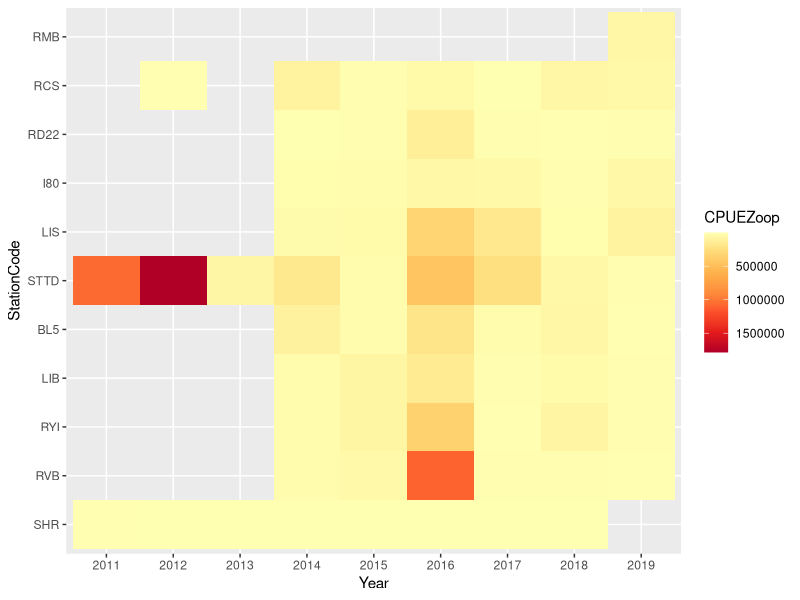
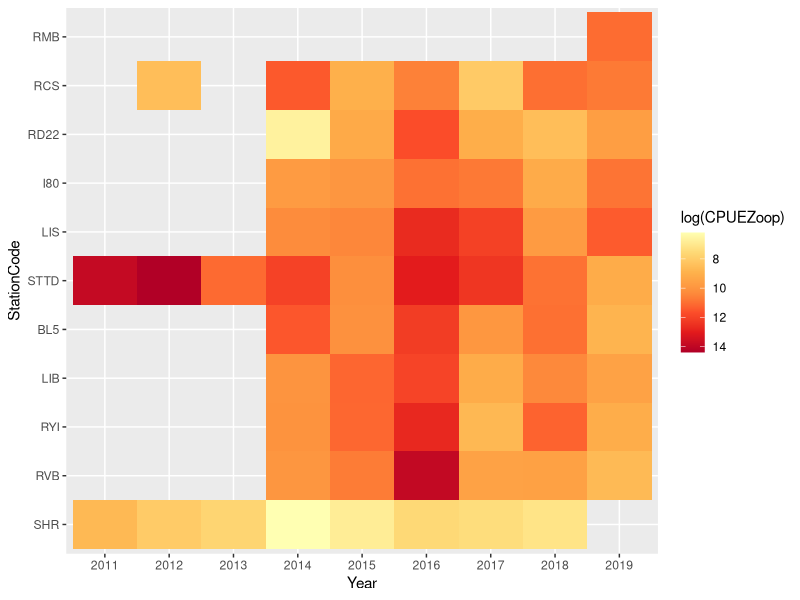
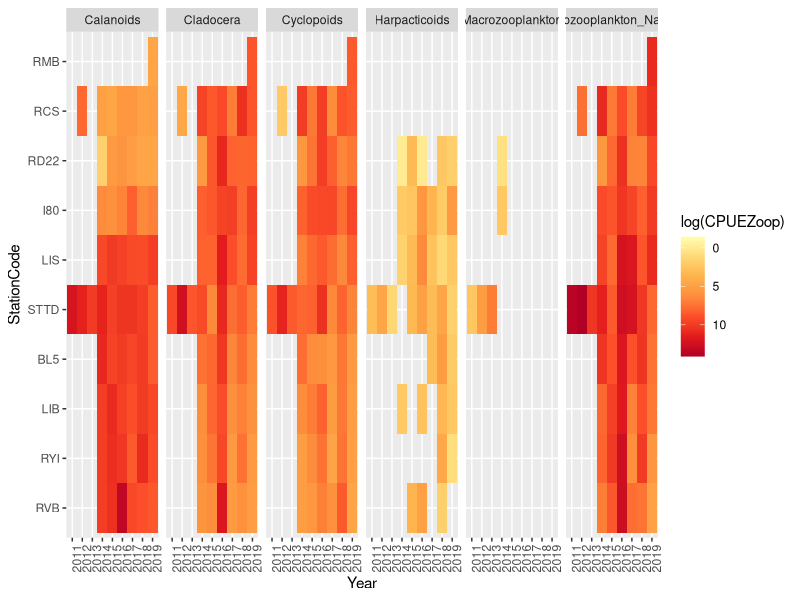
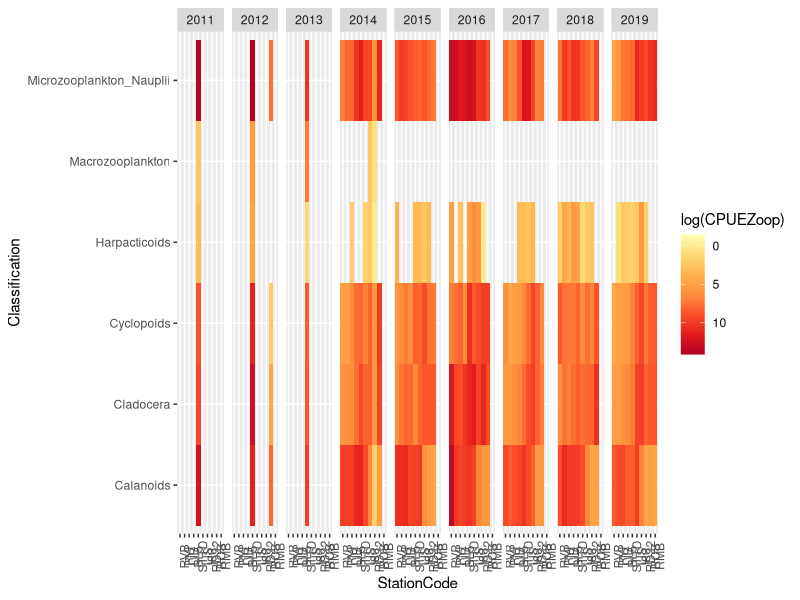
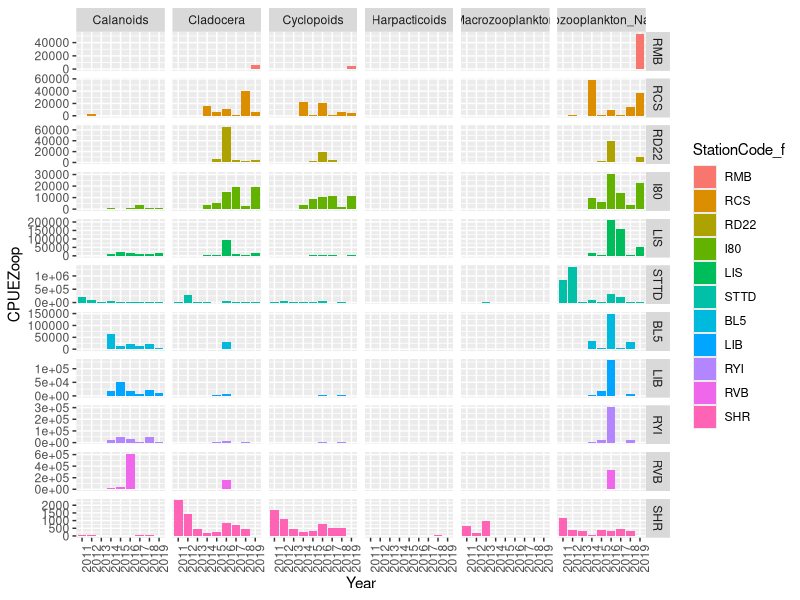
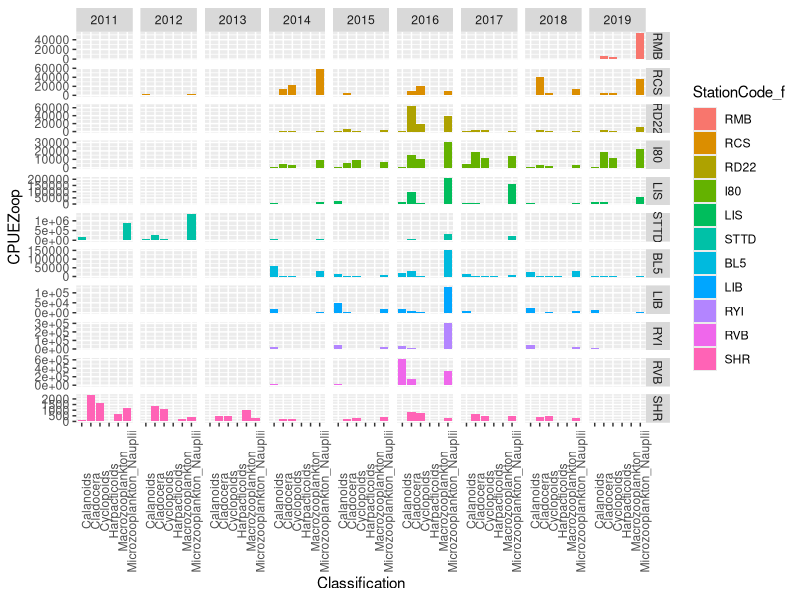
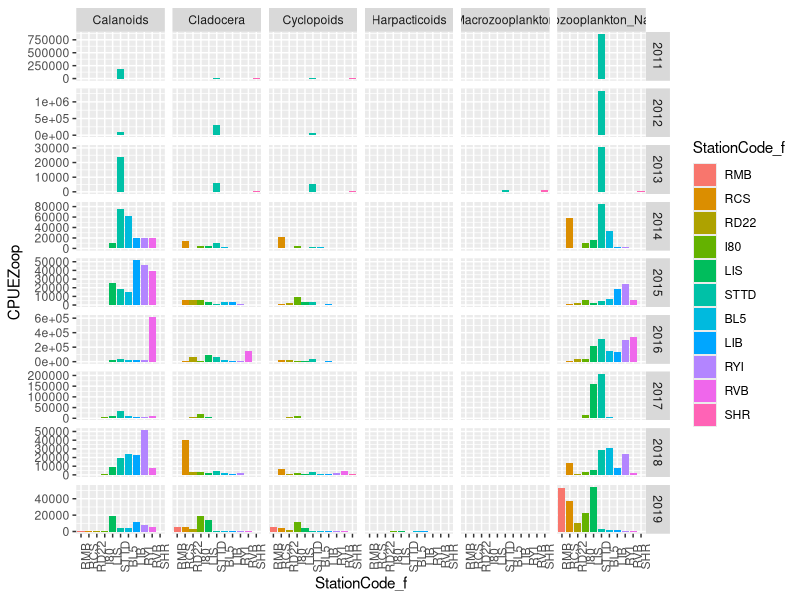
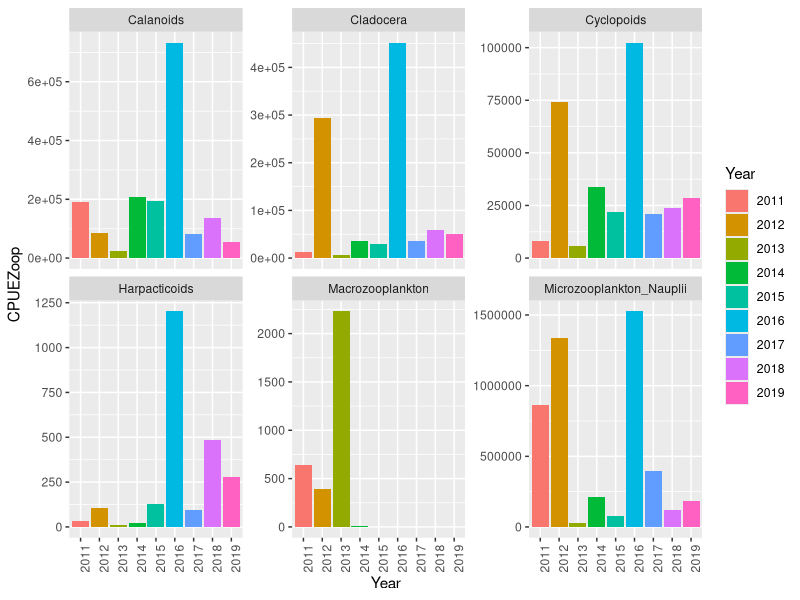

Reproduce these figures in R, in order. (Note: this script raises an error after producing the figures.)
## ---- chunk 1
library(readr)
library(lubridate)
library(dplyr)
library(tidyr)
library(ggplot2)
library(RColorBrewer)
library(hms)

setwd("C:/Users/mbedwell/OneDrive - California Department of Water Resources/info for studies/Fall Flow Study/synthesis/zoop")
#zoop <- read.csv("LT_zoop_RAW.csv", header = TRUE) old table input with 50 um data
zoop <- read.csv("LT_RAW_ZoopThru2018_20200825.csv", header = TRUE)


#need to add in 2019 zoop counts to 2011-2018 zoop data file. need to add taxonomy first
#read in 2019 data from the 2019 NDFA report analysis
zoop_2019 <- read.csv("NDFA_2019_zoop_CPUE_allsites_alldates.csv", header = TRUE, stringsAsFactors = FALSE)


#remove random X and X.1 columns
zoop_2019$X <- NULL
zoop_2019$X.1 <- NULL


#read in taxonomy table from Cat in order to add in matching taxonomic structure
zoop_taxa <- read.csv("YB_TaxonomyTable.csv", header = TRUE, stringsAsFactors = FALSE)


#change classification so they match between zoop_2019 and zoop_taxa table
zoop_taxa$Classification[zoop_taxa$Classification == 'Microzooplankton & Nauplii'] <- 'Microzooplankton_Nauplii'


#change some spellings on the 2019 zoop table to match the taxonomy table
zoop_2019$Organism[zoop_2019$Organism == 'Calanoid copepodid'] <-'Calanoid copepodids'
zoop_2019$Organism[zoop_2019$Organism == 'Pseudochydorus'] <-'Pseudochydorus sp.'
zoop_2019$Organism[zoop_2019$Organism == 'Skistodiaptomus pallidus'] <-'Skistodiaptomus pallidus adult'
zoop_2019$Organism[zoop_2019$Organism == 'Eucyclops'] <-'Eucyclops spp.'
zoop_2019$Organism[zoop_2019$Organism == 'Eucyclops sp.'] <-'Eucyclops spp.'
zoop_2019$Organism[zoop_2019$Organism == 'Ergasilus'] <-'Ergasilus sp.'
zoop_2019$Organism[zoop_2019$Organism == 'Pseudodiaptomus adult'] <-'Pseudodiaptomus spp.'
zoop_2019$Organism[zoop_2019$Organism == 'Barnacles nauplii'] <-'Barnacles'
zoop_2019$Organism[zoop_2019$Organism == 'Paracyclops sp.'] <-'Paracyclops spp.'
zoop_2019$Organism[zoop_2019$Organism == 'Paracyclops'] <-'Paracyclops spp.'
zoop_2019$Organism[zoop_2019$Organism == 'Tropocyclops prasinus mexicanus'] <-'Tropocyclops prasinus'
zoop_2019$Organism[zoop_2019$Organism == 'Arcotdiaptomus dorsalis'] <-'Arctodiaptomus dorsalis'
zoop_2019$Organism[zoop_2019$Organism == 'Arcodiaptomus dorsalis'] <-'Arctodiaptomus dorsalis'

#join zoop_2019 table with zoop_taxa table using Classification and Organism 
#first make Classification and Organism factors
zoop_taxa$Classification <- as.factor(zoop_taxa$Classification)
zoop_taxa$Organism <- as.factor(zoop_taxa$Organism)

#now combine 2 tables together using left join
zoop_2019_taxa <- left_join(zoop_2019, zoop_taxa, by = c("Classification", "Organism"))

#combine zoop 2019 taxa table with 2019 discret WQ measurements
#read in file
WQ_2019 <- read.csv("2019_NDFA_physical data.csv", stringsAsFactors = FALSE)

#TMF: convert DateTime to POSIX
# Convert dates and times into POSIXct-compliant values
# Edit time for 2019-10-02 09:17:00	
# to allow joining with zoop data
WQ_2019 <- WQ_2019 %>% unite(DateTime, c("Date","Time"), sep = " ")
#create datetime column to combine together date and time
WQ_2019$DateTime <- gsub("10/2/2019 9:25","10/2/2019 9:17",WQ_2019$DateTime) 
WQ_2019$DateTime <- as.POSIXct(WQ_2019$DateTime, format = c("%m/%d/%Y %H:%M"))


#change column headings to match
colnames(WQ_2019)[colnames(WQ_2019) == 'Station Code'] <- 'Station.Code'

#reformat time. get rid of time seconds in zoop_2019_taxa table because it seems to be keeping tables from joining. 
zoop_2019_taxa <- zoop_2019_taxa %>% unite(DateTime, c("Date","Time"), sep = " ")
zoop_2019_taxa$DateTime <- as.POSIXct(zoop_2019_taxa$DateTime, format = c("%m/%d/%Y %H:%M:%OS"))

#get rid of duplicate sites form zoop 2019 taxa table
#remove duplicate sites
zoop_2019_taxa <- zoop_2019_taxa[zoop_2019_taxa$Station.Code %in% c("BL5", "I80", "LIB", "LIS", "RCS", "RD22", "RMB", "RVB", "RYI", "STTD"),]

#combine tables
zoop_2019_taxa_WQ <- left_join(zoop_2019_taxa, WQ_2019, by = c('Station.Code', 'DateTime'))

#changing zoop_2019_taxa_WQ column headings to match FASTR format
colnames(zoop_2019_taxa_WQ)[colnames(zoop_2019_taxa_WQ) == 'Station.Code'] <- 'StationCode'
colnames(zoop_2019_taxa_WQ)[colnames(zoop_2019_taxa_WQ) == 'SecchiDiskDepth'] <- 'Secchi'
colnames(zoop_2019_taxa_WQ)[colnames(zoop_2019_taxa_WQ) == 'CPUE'] <- 'CPUEZoop'
colnames(zoop_2019_taxa_WQ)[colnames(zoop_2019_taxa_WQ) == 'WaterTemperature'] <- 'WaterTemp'

#parse out Date, Year, Month, Time
zoop_2019_taxa_WQ$Year <- format(as.POSIXct(zoop_2019_taxa_WQ$DateTime, format = "%m/%d/%Y %H:%M:%OS"), "%Y")
zoop_2019_taxa_WQ$Date <- format(as.POSIXct(zoop_2019_taxa_WQ$DateTime, format = "%m/%d/%Y %H:%M:%OS"), "%Y-%m-%d")
zoop_2019_taxa_WQ$Month <- format(as.POSIXct(zoop_2019_taxa_WQ$DateTime, format = "%m/%d/%Y %H:%M:%OS"), "%m")
zoop_2019_taxa_WQ$Time <- format(as.POSIXct(zoop_2019_taxa_WQ$DateTime, format = "%m/%d/%Y %H:%M:%OS"), "%H:%M:%OS")

#remove kingdom column so it matches zoop table
zoop_2019_taxa_WQ$Kingdom <- NULL
## ---- chunk 2
#make Date column a date
zoop$Date <- format(as.Date(zoop$Date, format = "%m/%d/%Y"), "%Y-%m-%d")

#remove columns that don't match from zoop
zoop$ConditionCode <- NULL
zoop$FieldComments <- NULL
zoop$Flowdiff <- NULL
zoop$LabComments <- NULL
zoop$MonthAbb <- NULL
zoop$SetTime <- NULL
zoop$Tide <- NULL
zoop$WeatherCode <- NULL
zoop$X <- NULL
zoop$PhysicalDataID <- NULL

#change CPUE column name in zoop table to match zoop 2019
colnames(zoop)[colnames(zoop) == 'CPUE'] <- 'CPUEZoop'

#limit each flow action by dates
#2011 
zoop_2011 <- zoop[zoop$Date>="2011-07-23" & zoop$Date<="2011-11-24", ]
#2012
zoop_2012 <- zoop[zoop$Date>="2012-07-26" & zoop$Date<="2012-11-02", ]
#2013
zoop_2013 <- zoop[zoop$Date>="2013-07-22" & zoop$Date<="2013-11-02", ]
#2014
zoop_2014 <- zoop[zoop$Date>="2014-08-09" & zoop$Date<="2014-10-23", ]
#2015
zoop_2015 <- zoop[zoop$Date>="2015-07-21" & zoop$Date<="2015-11-01", ]
#2016
zoop_2016 <- zoop[zoop$Date>="2016-06-14" & zoop$Date<="2016-09-01", ]
#2017
zoop_2017 <- zoop[zoop$Date>="2017-07-29" & zoop$Date<="2017-10-18", ]
#2018
zoop_2018 <- zoop[zoop$Date>="2018-07-28" & zoop$Date<="2018-10-26", ]

#change designations in table
zoop_2019_taxa_WQ$Month <-as.integer(zoop_2019_taxa_WQ$Month)
zoop_2019_taxa_WQ$Time <-as.factor(zoop_2019_taxa_WQ$Time)
zoop_2019_taxa_WQ$DateTime <-as.factor(zoop_2019_taxa_WQ$DateTime)
zoop_2019_taxa_WQ$EC <-as.numeric(zoop_2019_taxa_WQ$EC)
zoop_2019_taxa_WQ$SpCnd <-as.numeric(zoop_2019_taxa_WQ$SpCnd)
zoop_2019_taxa_WQ$FlowMeterSpeed <-as.factor(zoop_2019_taxa_WQ$FlowMeterSpeed)
zoop_2019_taxa_WQ$Phylum <-as.factor(zoop_2019_taxa_WQ$Phylum)
zoop_2019_taxa_WQ$Subphylum <-as.factor(zoop_2019_taxa_WQ$Subphylum)
zoop_2019_taxa_WQ$Class <-as.factor(zoop_2019_taxa_WQ$Class)
zoop_2019_taxa_WQ$Infraclass <-as.factor(zoop_2019_taxa_WQ$Infraclass)
zoop_2019_taxa_WQ$Superorder <-as.factor(zoop_2019_taxa_WQ$Superorder)
zoop_2019_taxa_WQ$Order <-as.factor(zoop_2019_taxa_WQ$Order)
zoop_2019_taxa_WQ$Suborder<-as.factor(zoop_2019_taxa_WQ$Suborder)
zoop_2019_taxa_WQ$Infraorder <-as.factor(zoop_2019_taxa_WQ$Infraorder)
zoop_2019_taxa_WQ$Superfamily <-as.factor(zoop_2019_taxa_WQ$Superfamily)
zoop_2019_taxa_WQ$Family <-as.factor(zoop_2019_taxa_WQ$Family)
zoop_2019_taxa_WQ$Genus <-as.factor(zoop_2019_taxa_WQ$Genus)
zoop_2019_taxa_WQ$Species <-as.factor(zoop_2019_taxa_WQ$Species)
zoop_2019_taxa_WQ$TaxonName <-as.factor(zoop_2019_taxa_WQ$TaxonName)
zoop_2019_taxa_WQ$TaxonRank <-as.factor(zoop_2019_taxa_WQ$TaxonRank)
zoop_2019_taxa_WQ$LifeStage <-as.factor(zoop_2019_taxa_WQ$LifeStage)
zoop_2019_taxa_WQ$CommonName <-as.factor(zoop_2019_taxa_WQ$CommonName)


#Merge all files back together

zoop_NDFA <- rbind(zoop_2011, zoop_2012, zoop_2013, zoop_2014, zoop_2015, zoop_2016, zoop_2017, zoop_2018, zoop_2019_taxa_WQ)

#fixing CPUE values that are NA
#remove rows where classification is missing
zoop_NDFA <- filter(zoop_NDFA, Classification !="NA")
#replace subsamples = NA with 1
zoop_NDFA$Subsample[is.na(zoop_NDFA$Subsample)] <- 1 
#replace one missing count with 13 (checked and confirmed in raw data 2016 folder: 20160907 YB Zooplankton ID Data Sheet- SAMPLES 33-51 EXPEDITED)
zoop_NDFA$Count[is.na(zoop_NDFA$Count)] <- 13 
#fill in blank flow meter speeds
zoop_NDFA$FlowMeterSpeed[which(zoop_NDFA$FlowMeterSpeed == "")] <- "Low"
#make sure all microzoop classifications match
zoop_NDFA$Classification[zoop_NDFA$Classification == 'Microzooplankton & Nauplii'] <- 'Microzooplankton_Nauplii'

#recalculate flow meter for those missing rotor type:
zoop_NDFA$CPUEZoop2 <- 
  #if Meso & low
         ifelse(
            (zoop_NDFA$Classification != "Microzooplankton_Nauplii" & zoop_NDFA$FlowMeterSpeed == 
               "Low"), 
                (
                 (zoop_NDFA$Count/
                   ((zoop_NDFA$SubMeso*zoop_NDFA$Subsample)/
                      zoop_NDFA$VolMeso))/ 
                        (((3.14*0.25)/4)*
                          (((zoop_NDFA$EndMeter-zoop_NDFA$StartMeter)*57560)/
                             999999))
                ),
        #if Meso & reg
               ifelse(
            (zoop_NDFA$Classification != "Microzooplankton_Nauplii" & zoop_NDFA$FlowMeterSpeed != 
               "Low"), 
                (
                 (zoop_NDFA$Count/
                   ((zoop_NDFA$SubMeso*zoop_NDFA$Subsample)/
                      zoop_NDFA$VolMeso))/ 
                        (((3.14*0.25)/4)*
                          (((zoop_NDFA$EndMeter-zoop_NDFA$StartMeter)*26873)/
                             999999))
                ),
         #if Micro & low
         ifelse(
            (zoop_NDFA$Classification == "Microzooplankton_Nauplii" & zoop_NDFA$FlowMeterSpeed == 
               "Low"), 
                (
                 (zoop_NDFA$Count/
                   ((zoop_NDFA$SubMicro*zoop_NDFA$Subsample)/
                      zoop_NDFA$VolMicro))/ 
                        (((3.14*0.25)/4)*
                          (((zoop_NDFA$EndMeter-zoop_NDFA$StartMeter)*57560)/
                             999999))
                ),
         #if Micro & reg
           ifelse(
            (zoop_NDFA$Classification == "Microzooplankton_Nauplii" & zoop_NDFA$FlowMeterSpeed != 
               "Low"), 
                (
                 (zoop_NDFA$Count/
                   ((zoop_NDFA$SubMicro*zoop_NDFA$Subsample)/
                      zoop_NDFA$VolMicro))/ 
                        (((3.14*0.25)/4)*
                          (((zoop_NDFA$EndMeter-zoop_NDFA$StartMeter)*26873)/
                             999999))
                 ),
                 "NA"))))

#remove old CPUE column that is incorrect (according to Cat, calculation for microzoop was wrong)
zoop_NDFA$CPUEZoop <- NULL
#rename CPUE column
colnames(zoop_NDFA)[colnames(zoop_NDFA) == 'CPUEZoop2'] <- 'CPUEZoop'
zoop_NDFA$CPUEZoop <- as.numeric(zoop_NDFA$CPUEZoop)

## ---- chunk 3
#data needs to be in long format to use with ggplot  and the geom_tile function()
#can use one of the earlier food datatables to make this plot

#is total CPUE different by year?
# Sum by year and create bar plot

zoop_NDFA_sum_year <- zoop_NDFA %>% 
  group_by(Year, StationCode) %>% summarize(CPUEZoop = sum(CPUEZoop))


yearsiteplot <- ggplot(zoop_NDFA_sum_year, aes(x = Year, y = StationCode, fill = CPUEZoop)) +
  geom_tile() +
  scale_fill_distiller(palette = "YlOrRd", trans = "reverse") +
  scale_y_discrete(limits = rev(c("RMB", "RCS", "RD22", "I80", "LIS", "STTD", "BL5", "LIB", "RYI", "RVB", "SHR")))

yearsiteplot

#year and site plot with log(CPUE)
yearsiteplot_log <- ggplot(zoop_NDFA_sum_year, aes(x = Year, y = StationCode, fill = log(CPUEZoop))) +
  geom_tile() +
  scale_fill_distiller(palette = "YlOrRd", trans = "reverse") +
  scale_y_discrete(limits = rev(c("RMB", "RCS", "RD22", "I80", "LIS", "STTD", "BL5", "LIB", "RYI", "RVB", "SHR")))

yearsiteplot_log


#trying to sum by year, site, and Classification with log CPUE
zoop_NDFA_sum_year_class <- zoop_NDFA %>% 
  group_by(Year, StationCode, Classification) %>% summarize(CPUEZoop = sum(CPUEZoop))

#create plot
yearsiteclassplot <- ggplot(zoop_NDFA_sum_year_class, aes(x = Year, y = StationCode, fill = log(CPUEZoop))) + 
              geom_tile() +
              scale_fill_distiller(palette = "YlOrRd", trans = "reverse") +
              scale_y_discrete(limits = rev(c("RMB", "RCS", "RD22", "I80", "LIS", "STTD", "BL5", "LIB", "RYI",                     "RVB"))) + 
              facet_grid(. ~ Classification) +
              theme(axis.text.x = element_text(angle = 90))
                                                   
            
          

yearsiteclassplot

#create plot with site on x, classification on y, faceted by year
yearsiteclassplot2 <- ggplot(zoop_NDFA_sum_year_class, aes(x = StationCode, y = Classification, fill = log(CPUEZoop))) + 
              geom_tile() +
              scale_fill_distiller(palette = "YlOrRd", trans = "reverse") +
              scale_x_discrete(limits = rev(c("RMB", "RCS", "RD22", "I80", "LIS", "STTD", "BL5", "LIB", "RYI",                     "RVB"))) + 
              facet_grid(. ~ Year) +
              theme(axis.text.x = element_text(angle = 90))
                                                   
            
yearsiteclassplot2


#bar plot of CPUE with year on x and cpue on y faceted by Classification and site
#order the sites so they come out in correct order:
zoop_NDFA_sum_year_class$StationCode_f = factor(zoop_NDFA_sum_year_class$StationCode, levels=c("RMB", "RCS", "RD22", "I80", "LIS", "STTD", "BL5", "LIB", "RYI", "RVB", "SDI", "SHR"))

#plot
yearsiteclassplot3 <- ggplot(zoop_NDFA_sum_year_class, aes(x = Year, y = CPUEZoop, fill = StationCode_f)) +
  geom_bar(stat = "identity") +
  facet_grid(StationCode_f ~ Classification, scales = "free_y") +
  theme(axis.text.x = element_text(angle = 90))

yearsiteclassplot3


#bar plot of CPUE with classification on x, CPUE on y, faceted by year and site
yearsiteclassplot4 <- ggplot(zoop_NDFA_sum_year_class, aes(x = Classification, y = CPUEZoop, fill = StationCode_f)) +
  geom_bar(stat = "identity") +
  facet_grid(StationCode_f ~ Year, scales = "free_y") +
  theme(axis.text.x = element_text(angle = 90))

yearsiteclassplot4


#bar plot of CPUE with site on x, CPUE on y, faceted by year and classification
yearsiteclassplot5 <- ggplot(zoop_NDFA_sum_year_class, aes(x = StationCode_f, y = CPUEZoop, fill = StationCode_f)) +
  geom_bar(stat = "identity") +
  facet_grid(Year ~ Classification, scales = "free_y") +
  theme(axis.text.x = element_text(angle = 90))

yearsiteclassplot5


#sum by year and class and make bar plot 
zoop_NDFA_sum_class <- zoop_NDFA %>% 
  group_by(Year, Classification) %>% summarize(CPUEZoop = sum(CPUEZoop))

#bar plot of CPUE with year on x, CPUE on y, faceted by classification
yearsiteclassplot6 <- ggplot(zoop_NDFA_sum_class, aes(x = Year, y = CPUEZoop, fill = Year)) +
  geom_bar(stat = "identity") +
  facet_wrap(. ~ Classification, scales = "free_y") +
  theme(axis.text.x = element_text(angle = 90))

yearsiteclassplot6

## ---- chunk 4
#load vegan
library(vegan)

#remove columns from zoop_NDFA that aren't needed for NMDS
zoop_NDFA_NMDS <- zoop_NDFA
zoop_NDFA_NMDS$WaterTemp <- NULL
zoop_NDFA_NMDS$Secchi <- NULL
zoop_NDFA_NMDS$EC <- NULL
zoop_NDFA_NMDS$SpCnd <- NULL
zoop_NDFA_NMDS$DO <- NULL
zoop_NDFA_NMDS$pH <- NULL
zoop_NDFA_NMDS$Turbidity <- NULL
zoop_NDFA_NMDS$FlowMeterSpeed <- NULL
zoop_NDFA_NMDS$StartMeter <- NULL
zoop_NDFA_NMDS$EndMeter <- NULL
zoop_NDFA_NMDS$VolMeso <- NULL
zoop_NDFA_NMDS$VolMicro <- NULL
zoop_NDFA_NMDS$SubMeso <- NULL
zoop_NDFA_NMDS$SubMicro <- NULL
zoop_NDFA_NMDS$Subsample <- NULL
zoop_NDFA_NMDS$OrganismID <- NULL
zoop_NDFA_NMDS$Classification <- NULL
zoop_NDFA_NMDS$Phylum <- NULL
zoop_NDFA_NMDS$Subphylum <- NULL
zoop_NDFA_NMDS$Class <- NULL
zoop_NDFA_NMDS$Subclass <- NULL
zoop_NDFA_NMDS$Infraclass <- NULL
zoop_NDFA_NMDS$Superorder <- NULL
zoop_NDFA_NMDS$Order <- NULL
zoop_NDFA_NMDS$Suborder <- NULL
zoop_NDFA_NMDS$Infraorder <- NULL
zoop_NDFA_NMDS$Superfamily <- NULL
zoop_NDFA_NMDS$Family <- NULL
zoop_NDFA_NMDS$Genus <- NULL
zoop_NDFA_NMDS$Species <- NULL
zoop_NDFA_NMDS$TaxonName <- NULL
zoop_NDFA_NMDS$TaxonRank <- NULL
zoop_NDFA_NMDS$CommonName <- NULL
zoop_NDFA_NMDS$LifeStage <- NULL
zoop_NDFA_NMDS$Count <- NULL

#create sitedate column
zoop_NDFA_NMDS$s.d <- paste(zoop_NDFA_NMDS$StationCode,zoop_NDFA_NMDS$Date,sep="_")

#clean up duplicates taxa with different counts that were found (on zoop_NDFA_dup_check_HH)
#was initially having trouble flipping the data due to duplicates. Exported files and filtered for those that couldn't flip
#Haley Hudson went through the raw data to find which count was correct and colored them in the excel file (green = right, red = wrong)
#need to remove entries that are wrong
#create ID column which will later be removed
#update 8/26/20- found out duplicates were caused by not filtering out 50 um zoop data. Cat filtered out 50 um data, which is now new imported "zoop" file. do not need to remove any entries.
#zoop_NDFA_NMDS <- tibble::rowid_to_column(zoop_NDFA_NMDS, "ID")
#remove IDs of duplicates
#zoop_NDFA_NMDS <- zoop_NDFA_NMDS[-c(1324, 1327, 1511, 1351, 1353, 1393, 1397, 1381, 1739 ,1742, 1738, 1748, 1637, 1641, 2353, 2424, 2423, 2695, 2702, 3142, 3141, 3100, 3099, 3098, 3499, 3498, 3497, 3732, 3703, 3701, 3700, 4207, 4206, 4205, 4251, 4249, 4648, 4647, 4619, 4625, 4623, 4622, 4624, 1772, 1698, 1703, 2073, 2334, 2331, 2370, 2367, 2540, 2537, 2513, 2512, 2779, 2776, 4077, 4125, 4124, 4320, 4319, 4510, 4509, 4824, 2004, 2003, 4730, 4729),]

#remove additional columns
zoop_NDFA_NMDS$Date <- NULL
zoop_NDFA_NMDS$Time <- NULL
zoop_NDFA_NMDS$Year <- NULL
zoop_NDFA_NMDS$StationCode <- NULL
zoop_NDFA_NMDS$Month <- NULL
zoop_NDFA_NMDS$DateTime <- NULL
#zoop_NDFA_NMDS$ID <- NULL

#remove duplicate for SHR
zoop_NDFA_NMDS <- zoop_NDFA_NMDS[-c(1637),]

#spread the data so that TaxonName are the column headers, CPUE is the cell value, and sitedate is the row names
all.flip <- spread(data=zoop_NDFA_NMDS, key = Organism, value= CPUEZoop)

#convert "s.d" back to "StationCode" and "Date"
all.flip <- all.flip %>% separate(s.d, c("StationCode", "Date"), "_")

#extract columns with abundance info
ZoopCPUE = all.flip[3:86]

#change to matrix for vegan
m.ZoopCPUE <- as.matrix(ZoopCPUE)

#replace NAs with 0s
m.ZoopCPUE[is.na(ZoopCPUE)] <- 0

#run metaMDS command - use bray as the distance measure (Bray-Curtis takes into account speices presence/absence as well as abundance - other distance measures often only account for presence/absence)
nmds <- metaMDS(m.ZoopCPUE, distance = "bray")

plot(nmds)

---####good up to here####------------------------------------
#extract NMDS scores (x and y coordinates)
data.scores = as.data.frame(scores(nmds))

#add columns to data frame 
data.scores$StationCode = all.flip$StationCode
data.scores$Date = all.flip$Date

#plot
ggplot(data.scores, aes(x=NMDS1, y=NMDS2)) +
  geom_point(size=5, aes(shape=StationCode, colour=))



#ANOSIM - need to figure out what I want to separate by
#ano <- anosim(m.ZoopCPUE, all.flip$Mesh, distance="bray")
#ano #more seperation within mesh types than between them - would probably be better to break site out prior to testing

#ano <- anosim(m.diet, all.flip$Location, distance="bray")
#ano #high seperation between locations
